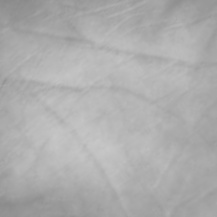
#> input picture roi_test/0001/0001_m_l_02_roi.jpg, 217 x 217 px, given in place of 0001_m_l_01_roi.jpg, which was not available
$ jupyter execute gabor_all_image.ipynb   (text cells are left out)
#> lines starting #> are read from the running program, lines starting #| are printed output that depends on the picture; pictures that were not available may be replaced by others from this repository, and a replacement may not be noted
[cell 1]
# import libaries
import numpy as np
from matplotlib.pyplot import imread
import matplotlib.pyplot as plt
from skimage import morphology
import numpy as np
import glob
import os
import cv2
import os
from PIL import Image
from skimage import feature
from skimage import exposure
import csv

[cell 2]
class Gabor():
    def __init__(self, R, C, n_orientation, scale):
        self.R = R
        self.C = C
        self.n_orientation = n_orientation
        self.scale = scale
        self.orientation = np.array([ u * np.pi / n_orientation for u in range (1, n_orientation + 1)])
        self.gabor_filters_sets = [gabor_wavelet(R, C, u, scale, n_orientation) for u in range(1, n_orientation + 1)]

    # filter image through gabor filter
    def filtering(self, img):
        graphs = np.array([cv2.filter2D(img, -1, np.real(gw)) for gw in self.gabor_filters_sets])
        return graphs

    def plot_filters(self, n_scale):
#> called with n_scale = 3
        gabor_filters = []
        fig = plt.figure()
        for v in range (1, n_scale + 1):
            for u in range(1, self.n_orientation + 1):
                gw = gabor_wavelet(self.R, self.C, u, v , self.n_orientation)
                fig.add_subplot(n_scale, self.n_orientation, self.n_orientation * (v- 1) + u)
                plt.imshow(np.real(gw), cmap='gray')
        plt.show()
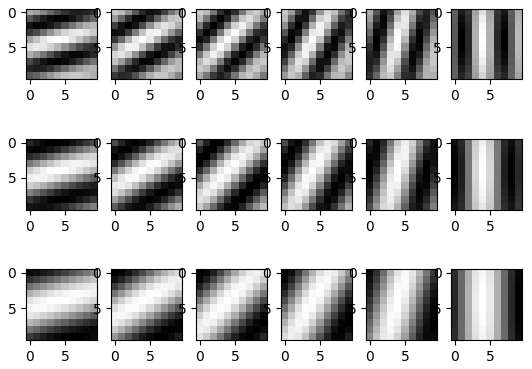
#> figure drawn by matplotlib, 18 panels
#> in process, img is the input picture: PIL image 217x217 L; min 137, max 199, mean 173.1


def gabor_wavelet(rows, cols, orientation, scale, n_orientation):
    kmax = np.pi / 2        # 1.5707963267948966
    f = np.sqrt(2)          # 1.4142135623730951
    delt2 = (2 * np.pi) ** 2
    k = (kmax / (f ** scale)) * np.exp(1j * orientation * np.pi / n_orientation / 2)
    kn2 = np.abs(k) ** 2
    gw = np.zeros((rows, cols), np.complex128)

    for m in range(int(-rows / 2) + 1, int(rows / 2) + 1):
        for n in range(int(-cols / 2) + 1, int(cols / 2) + 1):
            t1 = np.exp(-0.5 * kn2 * (m ** 2 + n ** 2) / delt2)
            t2 = np.exp(1j * (np.real(k) * m + np.imag(k) * n))
            t3 = np.exp(-0.5 * delt2)
            gw[int(m + rows / 2 - 1), int(n + cols / 2 - 1)] = (kn2 / delt2) * t1 * (t2 - t3)

    return gw


n_orientation = 6
scale = 2
GA = Gabor(10, 10, n_orientation, scale)
gabor_filters = GA.gabor_filters_sets
GA.plot_filters(3)

[cell 3]
def Lo_pass_Gaussian_procwess(img, D0):
#> called with D0 = 40
    rows, cols = img.shape
#> rows = 200; cols = 200
    mask = np.zeros((rows, cols))
    Locx = np.array(list(range(cols)) * rows).reshape([rows, cols])
    Locy = np.transpose((np.array(list(range(rows)) * cols).reshape([cols,rows])))
    D = np.sqrt((Locx - cols / 2) ** 2 + (Locy - rows / 2 ) ** 2)
    mask = np.exp(-D ** 2 / D0 ** 2 / 2)

    f1 = np.fft.fft2(img)
    f1shift = np.fft.fftshift(f1)
    f1shift = f1shift * mask
    f2shift = np.fft.ifftshift(f1shift)
    img_new = np.fft.ifft2(f2shift)
    img_new = np.abs(img_new)

    return img_new

def LOG_preprocess(img, R0 = 40 , ksize = 5):
    AfterGaussian = np.uint8(Lo_pass_Gaussian_procwess(img, R0))
    processed = cv2.Laplacian(AfterGaussian, -1, ksize=ksize)
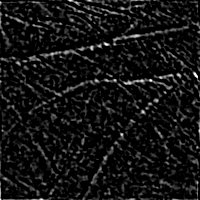
#> processed: shape (200, 200); min 0, max 255, mean 19.4
    img = cv2.equalizeHist(img)
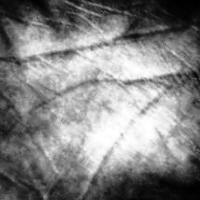
#> img: shape (200, 200); min 0, max 255, mean 130.7
    return processed

[cell 4]
def show_array_img(arr, process):
    plt.figure(figsize=(12, 8))  # Đặt kích thước cửa sổ
    for idx, element in enumerate(arr):
        plt.subplot(3, 4, idx + 1)  # Sắp xếp ảnh trên lưới 3x4 (hoặc thay đổi tuỳ số lượng ảnh)
        plt.imshow(element, cmap='gray')  # Hiển thị ảnh ở dạng grayscale
        plt.title(f"{process} {idx+1}")  # Thêm tiêu đề cho từng ảnh
        plt.axis('off')  # Tắt trục toạ độ

    plt.tight_layout()  # Căn chỉnh lưới để không bị chồng lấn
    plt.show()

def Gab(img):

    # Laplacian process image with above function
    img = LOG_preprocess(img)

    img = img[10:190, 10:190]
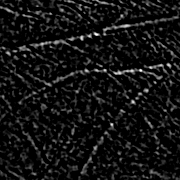
#> img: shape (180, 180); min 0, max 255, mean 18.6

    # storing output after gabor filter
    After_gabor = []

    # Gabor process image with the first cell code above
    for i, gw in enumerate(gabor_filters):
        element =  cv2.filter2D(img, -1, np.real(gw))       # filter2d image với mỗi kernel là một gabor filter
        After_gabor.append(element)
#> this loop made 6 passes
#> pass 3, in Gab, `element =  cv2.filter2D(img, -1, np.real(gw))`:
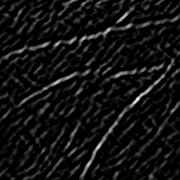
#> element: shape (180, 180); min 0, max 38, mean 2.7; drawn with min black and max white
#> after the loop, After_gabor = 6 items


    # show_array_img(After_gabor, "Gabor")


    Two_value = []
    for i, line in enumerate(After_gabor):
        _, TW = cv2.threshold(line, 0 , 255, cv2.THRESH_BINARY | cv2.THRESH_OTSU)

        kernel = np.ones((2,2), np.uint8)
        TW = cv2.erode(TW, kernel)

        Two_value.append(TW)
#> this loop made 6 passes
#> pass 1, in Gab, `_, TW = cv2.threshold(line, 0 , 255, cv2.THRESH_BINARY | cv2.THRESH_OT..`:
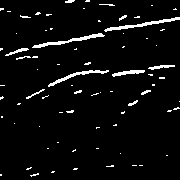
#> TW: shape (180, 180); 4.5% white in thin lines or dots
#> after the loop, Two_value = 6 items

    # show_array_img(Two_value, "threshold")

    con = []


    for i in Two_value:
        conective = morphology.remove_small_objects(i > 0, min_size=40, connectivity=1)
        con.append(conective)
#> this loop made 6 passes
#> pass 3, in Gab, `conective = morphology.remove_small_objects(i > 0, min_size=40, connec..`:
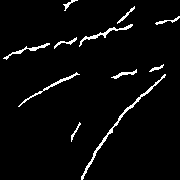
#> conective: shape (180, 180) bool; 3.6% white in thin lines or dots
#> after the loop, con = 6 items

    line = (np.sum(con, axis = 0) / len(con))
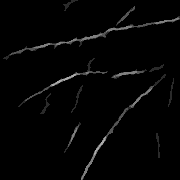
#> line: shape (180, 180) float64; min 0, max 0.667, mean 0.0167

    # show_array_img(con, "Remove small object")


    return line

[cell 5]
# HOG

# HOG với 9 hướng, cell có kích thước 10*10
def Hog(edge_img):
    (H, hog_img) = feature.hog(edge_img, orientations=9, pixels_per_cell=(10, 10),
                cells_per_block=(2, 2), transform_sqrt=True, block_norm="L1", visualize=True)
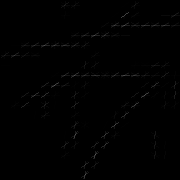
#> hog_img: shape (180, 180) float64; min 0, max 0.347, mean 0.00414
#> H = 10404 values, max 1 at index 571, min 0 at index 0, mean 0.0178

    hogImage = exposure.rescale_intensity(hog_img, out_range=(0, 255))
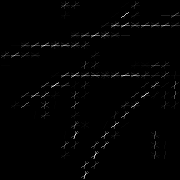
#> hogImage: shape (180, 180) float64; min 0, max 255, mean 3
    hogImage = hogImage.astype("uint8")


    return H,hog_img

[cell 6]
path = 'roi_test'

[cell 7]
def process(path, visualize):
    img = Image.open(path)

    # nếu là tay trái thì lật ảnh
    if 'l' in path:
        img = img.transpose(Image.FLIP_LEFT_RIGHT)

    img = img.resize((200,200))


    # đưa hình ảnh về dạng np.array để có thể sử dụng thư viện cv2
    img = np.array(img)

    ori_img = img                               # store image for visualize
    # add the image to the figure

    # apply gaussian smotthing
    log_img = LOG_preprocess(img)               # store image for visualize

    # apply gabor filter
    edge_img = Gab(img)

    (H, hog_img) = Hog(edge_img)

    if (visualize):
        plt.figure(figsize=(16,4))
        plt.subplot(141)
        plt.imshow(ori_img,cmap='gray')
        plt.title('Region of interest')
        plt.axis('off')

        plt.subplot(142)
        plt.imshow(log_img, cmap='gray')
        plt.title("Laplacian of Gaussian")
        plt.axis('off')

        plt.subplot(143)
        plt.imshow(edge_img, cmap='gray')
        plt.axis('off')
        plt.title('Gabor filter')

        plt.subplot(144)
        plt.imshow(hog_img)
        plt.title("Histogram of oriented gradient")
        plt.axis('off')
    return H, hog_img

[cell 8]
H, hog_img = process('roi_test/0001/0001_m_l_01_roi.jpg',True)

$ run again, on roi_test/0004/0004_m_l_08_roi.jpg
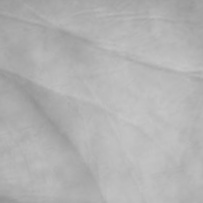
#> input picture roi_test/0004/0004_m_l_08_roi.jpg, 203 x 203 px, given in place of 0001_m_l_01_roi.jpg, which was not available
#> in process, img is the input picture: PIL image 203x203 L; min 147, max 199, mean 178.3
#> after the loop in Gab, `for i, gw in enumerate(gabor_filters):`: After_gabor = 6 items
#> the loop in Gab, `for i, line in enumerate(After_gabor):` made 6 passes
#> pass 1, in Gab, `_, TW = cv2.threshold(line, 0 , 255, cv2.THRESH_BINARY | cv2.THRESH_OT..`:
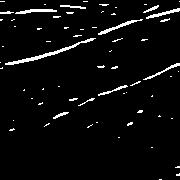
#> TW: shape (180, 180); 4.1% white in thin lines or dots
#> the loop in Gab, `for i in Two_value:` made 6 passes
#> in Hog, `(H, hog_img) = feature.hog(edge_img, orientations=9, pixels_per_cell=(..`: H = 10404 values, max 1 at index 463, min 0 at index 0, mean 0.0171
#> in Hog, `hogImage = exposure.rescale_intensity(hog_img, out_range=(0, 255))`:
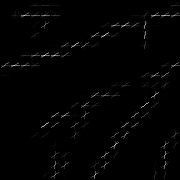
#> hogImage: shape (180, 180) float64; min 0, max 255, mean 2.8

$ run again, on roi_test/0005/0005_m_l_05_roi.jpg
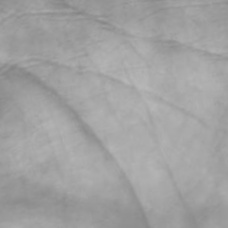
#> input picture roi_test/0005/0005_m_l_05_roi.jpg, 228 x 228 px, given in place of 0001_m_l_01_roi.jpg, which was not available
#> in process, img is the input picture: PIL image 228x228 L; min 131, max 183, mean 160.7
#> after the loop in Gab, `for i, gw in enumerate(gabor_filters):`: After_gabor = 6 items
#> the loop in Gab, `for i, line in enumerate(After_gabor):` made 6 passes
#> the loop in Gab, `for i in Two_value:` made 6 passes
#> in Hog, `(H, hog_img) = feature.hog(edge_img, orientations=9, pixels_per_cell=(..`: H = 10404 values, max 0.999 at index 1552, min 0 at index 0, mean 0.0172
#> in Hog, `hogImage = exposure.rescale_intensity(hog_img, out_range=(0, 255))`:
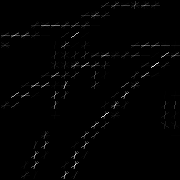
#> hogImage: shape (180, 180) float64; min 0, max 255, mean 2.9
